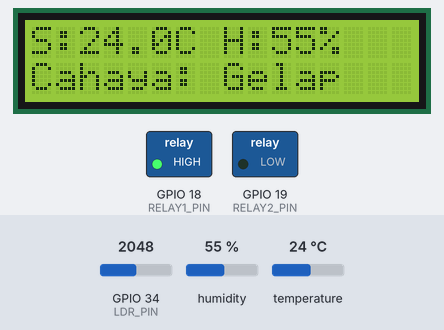
Recording of a sketch running on a simulated ESP32. On the bench: 16×2 character LCD, switched loads named in the sketch (green lamp = pin HIGH). Inputs (shaded band) come from the test bench; at power-on: GPIO 34 (LDR_PIN) = 2048, temperature 24 °C, humidity 55 %. WiFi joins after 1.5 s; servers stay silent unless stated; random numbers use the default seed unless the sketch sets one; no MQTT or app messages arrive unless stated; what the sketch prints to the serial monitor is not drawn.

Above: at 4.8 s.
4.9 s: GPIO 34 (LDR_PIN) set to 1951
At 7.8 s:
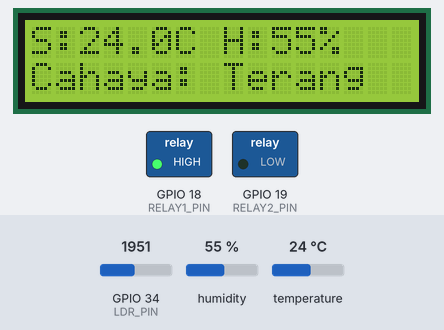
8.2 s: temperature set to 29 °C
At 10.1 s:
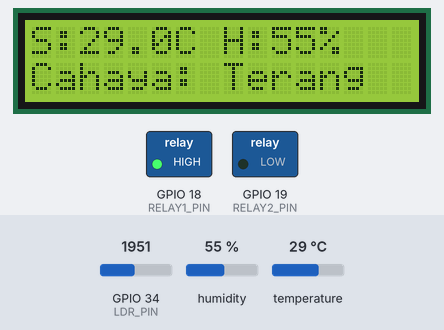
11.0 s: temperature set to 32 °C
At 13.2 s:
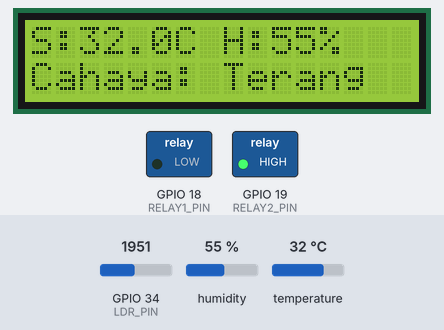
14.2 s: GPIO 34 (LDR_PIN) set to 2040
At 15.1 s:
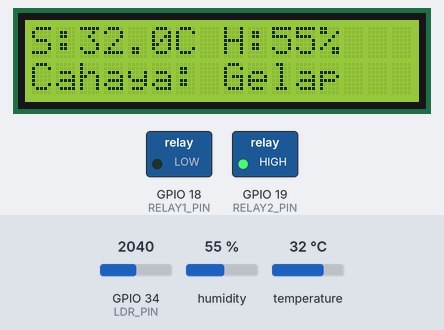
17.0 s: humidity set to 22 %
At 21.7 s:
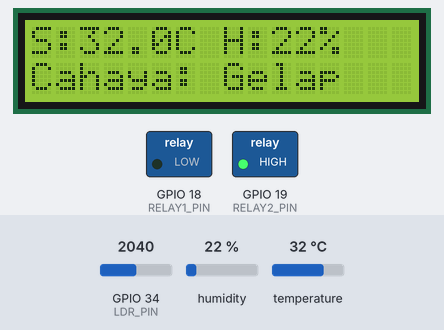
22.2 s: GPIO 34 (LDR_PIN) set to 1960
At 23.5 s:
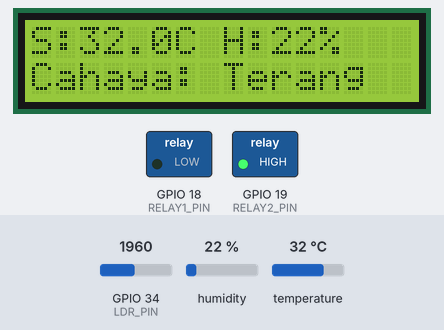
Timing chart, 0 to 25.2 s (numbered marks = the images above; inputs shaded):
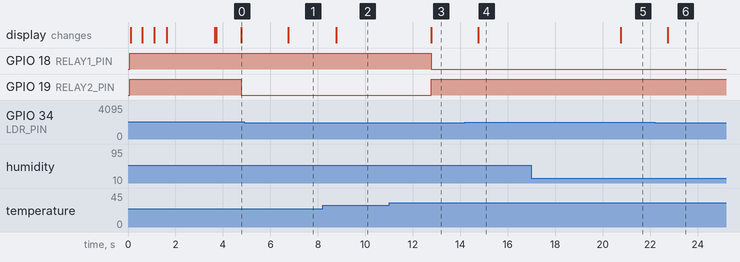

Measured:
- the behaviour switches between 2001 and 2000 on GPIO 34 (LDR_PIN) (found by bisection; images 0 and 1)
- the behaviour switches between 30 and 31 °C on temperature (found by bisection; images 2 and 3)
- after the input at 4.9 s, the display: changes after 1.9 s (image 1)
- after the input at 8.2 s, the display: changes after 0.57 s (image 2)
- after the input at 11.0 s, GPIO 18 (RELAY1_PIN): HIGH → LOW after 1.8 s; GPIO 19 (RELAY2_PIN): LOW → HIGH after 1.8 s; the display: changes after 1.8 s (image 3)
- after the input at 14.2 s, the display: changes after 0.55 s (image 4)
- after the input at 17.0 s, the display: changes after 3.8 s (image 5)
- after the input at 22.2 s, the display: changes after 0.55 s (image 6)

The sketch:

ruang.ino
```cpp
#include <Wire.h>
#include <LiquidCrystal_I2C.h>
#include <DHT.h>
#include <WiFi.h>
#include <PubSubClient.h>

// ================= PENGATURAN PIN =================
#define DHTPIN 4
#define DHTTYPE DHT11
#define LDR_PIN 34
#define RELAY1_PIN 18     // Mengontrol Lampu Merah (Panas)
#define RELAY2_PIN 19     // Mengontrol Lampu Biru (Dingin/Normal)

LiquidCrystal_I2C lcd(0x27, 16, 2);
DHT dht(DHTPIN, DHTTYPE);

// ================= PENGATURAN WIFI & MQTT =================
const char* ssid = "RPL 1";
const char* password ="";
const char* mqtt_server = "broker.emqx.io";
const int mqtt_port = 1883;

WiFiClient espClient;
PubSubClient client(espClient);

// ================= VARIABEL SISTEM =================
float batasSuhuPanas = 30.0;
int batasCahayaGelap = 2000;
unsigned long waktuTerakhir = 0;
const long intervalKirim = 2000; // Kirim data setiap 2 detik

// Fungsi Koneksi Wi-Fi
void setup_wifi() {
  delay(10);
  Serial.println();
  Serial.print("Menghubungkan ke ");
  Serial.println(ssid);

  WiFi.mode(WIFI_STA); // Tambahkan ini agar lebih stabil di ESP32
  WiFi.begin(ssid, password);

  lcd.clear();
  lcd.setCursor(0, 0);
  lcd.print("WiFi: ");
  lcd.print(ssid);
  lcd.setCursor(0, 1);

  int dotCount = 0;
  while (WiFi.status() != WL_CONNECTED) {
    delay(500);
    Serial.print(".");
    lcd.print(".");
    dotCount++;
    if(dotCount > 16) { // cegah titik memenuhi baris LCD
      lcd.setCursor(0, 1);
      lcd.print("                ");
      lcd.setCursor(0, 1);
      dotCount = 0;
    }
  }
  Serial.println("\nWiFi terhubung!");
}

// Fungsi Koneksi Ulang MQTT
void reconnect() {
  while (!client.connected()) {
    Serial.print("Mencoba koneksi MQTT...");
    lcd.clear();
    lcd.setCursor(0, 0);
    lcd.print("Mencari MQTT...");

    String clientId = "ESP32Client-SmartRoom-";
    clientId += String(random(0xffff), HEX);

    if (client.connect(clientId.c_str())) {
      Serial.println("Terhubung ke Broker!");
      lcd.setCursor(0, 1);
      lcd.print("MQTT OK!      ");
      delay(1000);
      lcd.clear();
    } else {
      Serial.print("Gagal, rc=");
      Serial.print(client.state());
      Serial.println(" Coba lagi dalam 5 detik");

      lcd.setCursor(0, 1);
      lcd.print("Gagal rc=");
      lcd.print(client.state());
      delay(5000);
    }
  }
}

void setup() {
  Serial.begin(115200);

  // Inisialisasi Perangkat Keras
  dht.begin();
  lcd.init();
  lcd.backlight();
  pinMode(RELAY1_PIN, OUTPUT);
  pinMode(RELAY2_PIN, OUTPUT);
  pinMode(LDR_PIN, INPUT);

  digitalWrite(RELAY1_PIN, HIGH);
  digitalWrite(RELAY2_PIN, HIGH);

  lcd.clear();
  lcd.setCursor(0, 0);
  lcd.print("Mulai Jaringan..");

  // Inisialisasi Jaringan
  setup_wifi();
  client.setServer(mqtt_server, mqtt_port);

  lcd.clear();
  lcd.print("WiFi & MQTT OK!");
  delay(2000);
  lcd.clear();
}

void loop() {
  // Jaga koneksi MQTT tetap hidup
  if (!client.connected()) {
    reconnect();
  }
  client.loop();

  unsigned long waktuSekarang = millis();

  // Gunakan millis() alih-alih delay() agar koneksi MQTT tidak terputus
  if (waktuSekarang - waktuTerakhir >= intervalKirim) {
    waktuTerakhir = waktuSekarang;

    // 1. Membaca Data
    float t = dht.readTemperature();
    float h = dht.readHumidity();
    int ldrValue = analogRead(LDR_PIN);
    String statusCahaya = (ldrValue > batasCahayaGelap) ? "Gelap" : "Terang";

    if (isnan(t) || isnan(h)) {
      Serial.println("Gagal membaca DHT!");
      return;
    }

    // 2. Menampilkan ke LCD
    lcd.setCursor(0, 0);
    lcd.print("S:"); lcd.print(t, 1);
    lcd.print("C H:"); lcd.print(h, 0); lcd.print("%  ");
    lcd.setCursor(0, 1);
    lcd.print("Cahaya: ");
    lcd.print(statusCahaya);
    lcd.print("     ");

    // 3. Logika Relay Lokal (Suhu Merah vs Biru)
    if (t > batasSuhuPanas) {
      digitalWrite(RELAY1_PIN, LOW);  // Merah Nyala
      digitalWrite(RELAY2_PIN, HIGH); // Biru Mati
    } else {
      digitalWrite(RELAY1_PIN, HIGH); // Merah Mati
      digitalWrite(RELAY2_PIN, LOW);  // Biru Nyala
    }

    // 4. Publikasi Data ke MQTT
    // Konversi angka ke String sebelum dikirim
    client.publish("ruangan/suhu", String(t).c_str());
    client.publish("ruangan/kelembaban", String(h).c_str());
    client.publish("ruangan/cahaya", statusCahaya.c_str());

    Serial.println("Data berhasil dikirim ke MQTT");
  }
}
```
